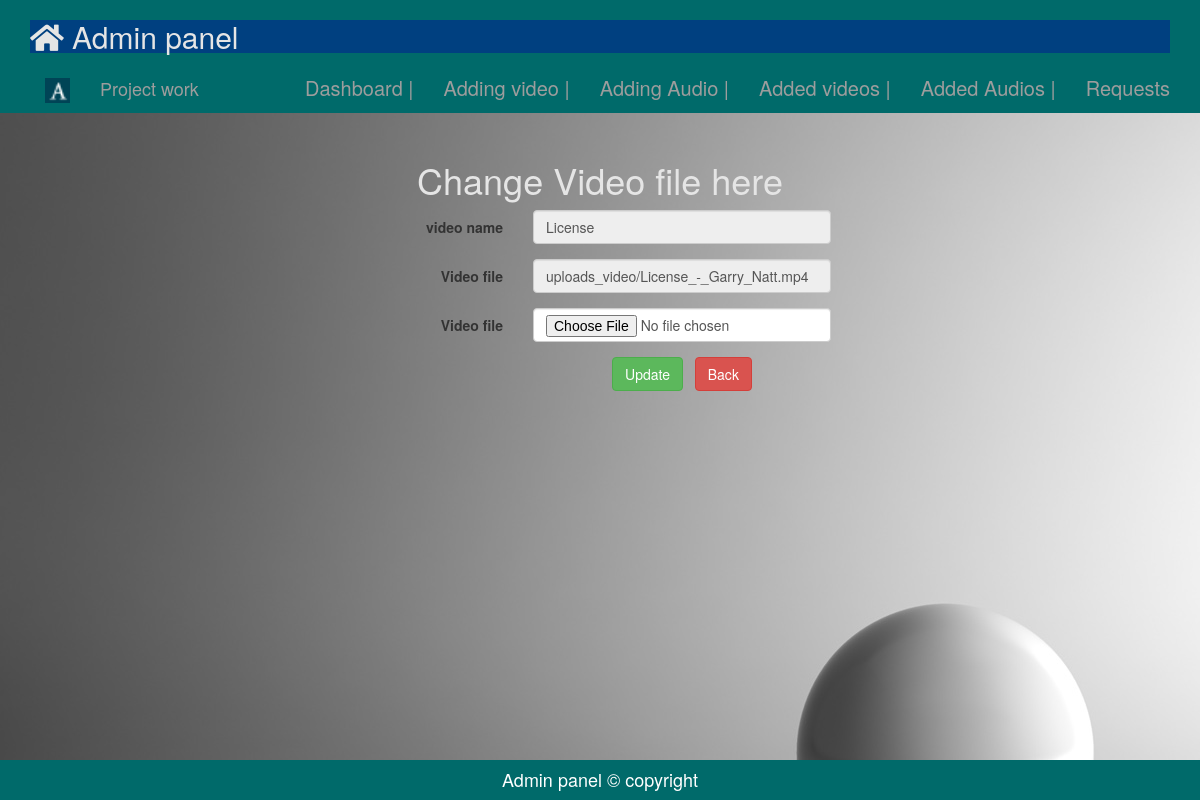
Screenshot of /admin/bootadmin/chng_video.php?chng=2 with the database file from the repository.
### tables this page shows
CREATE TABLE `video` (
  `id` int(11) NOT NULL,
  `language` varchar(255) NOT NULL,
  `album` varchar(255) NOT NULL,
  `video_name` varchar(255) NOT NULL,
  `video_file` varchar(255) NOT NULL,
  `video_img` varchar(255) NOT NULL,
  `singer_name` varchar(255) NOT NULL,
  `label_name` varchar(255) NOT NULL,
  `label_img` varchar(255) NOT NULL,
  `description` varchar(255) NOT NULL
);

### admin/bootadmin/chng_video.php (the view, shortened to what this page needs)
<?php
include("comman/bootheader.php");
?>
<?php
require('comman/connect.php');
?>
 <?php
 $dir="uploads_video/";
 $id=$_REQUEST['chng'];
 $fech="select * from video where id='$id'";
 $sql=mysqli_query($conn,$fech);
 $row=mysqli_fetch_array($sql,MYSQLI_ASSOC);
 ?>
 <br><br><br><br><br><br><br>
<div class="row" >
<center>
<h1 style="color:#e5e5e5;">Change Video file here</h1>
<form class="form-horizontal" method="post" enctype="multipart/form-data">
	 <div class="form-group">
      <label class="control-label col-sm-4">video name</label>
      <div class="col-sm-8">
        <input type="name" class="form-control" value="<?php echo $row['video_name'];?>" readonly>
      </div>
    </div>
	<div class="form-group">
      <label class="control-label col-sm-4">Video file</label>
      <div class="col-sm-8">
        <input type="name" class="form-control" value="<?php echo $dir.$row['video_file'];?>" readonly>
      </div>
    </div>
	<div class="form-group">
      <label class="control-label col-sm-4">Video file</label>
      <div class="col-sm-8">
        <input type="file" class="form-control" name="vfile" required>
      </div>
    </div>
    <div class="form-group">
      <div class="col-sm-offset-4 col-sm-8">
        <button name="submit" class="btn btn-success btn-left">Update</button>&nbsp;&nbsp;
		 <button name="back" class="btn btn-danger btn-right">Back</button>
      </div>
	  </div>
  </form>
</center>
</div>
<?php
include('comman/bootfooter.php');
?>

### admin/bootadmin/css/admin.css (style rules this page uses)
.form-group { width:40%; }

### rows the page displays
video: video_name "License", video_file "uploads_video/License_-_Garry_Natt.mp4"
